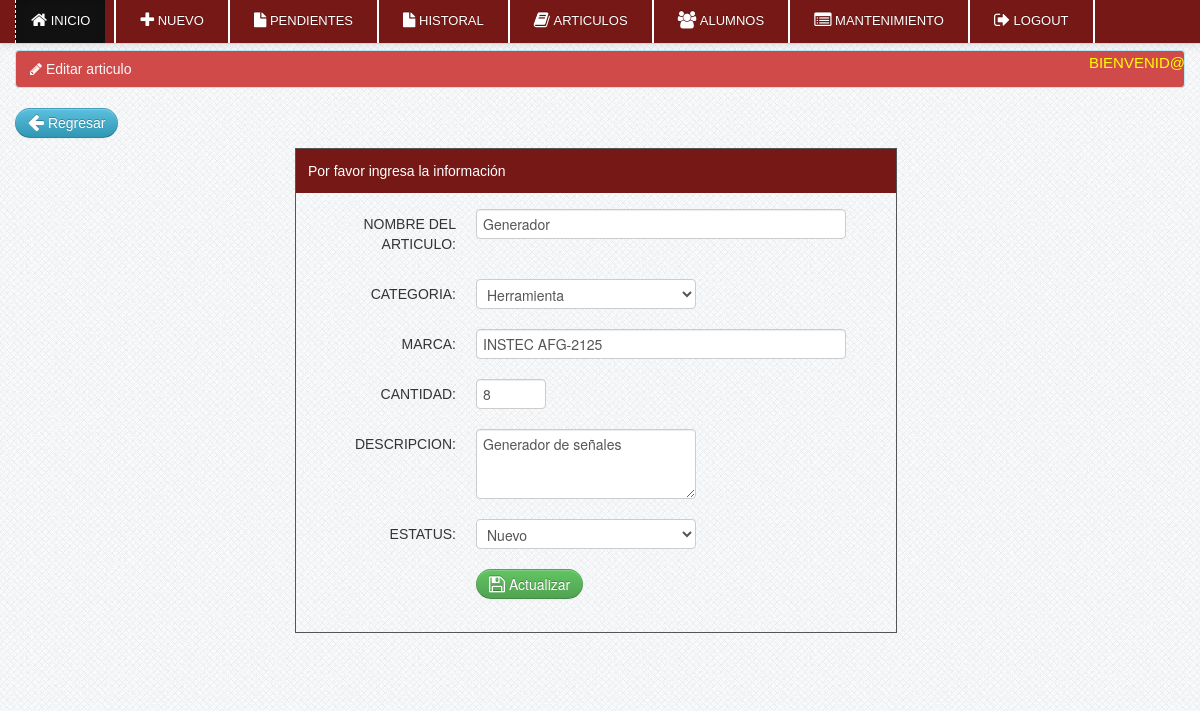
The app's page /sistema/editar_articulo.php?id=5 (signed in) with its own data.
### tables this page shows
CREATE TABLE `articulos` (
  `id_articulo` int(11) NOT NULL,
  `nombre_articulo` varchar(50) NOT NULL,
  `id_categoria` int(2) NOT NULL,
  `marca` varchar(50) NOT NULL,
  `ejemplares` int(3) NOT NULL,
  `detalle` text NOT NULL,
  `fecha_agregado` varchar(20) NOT NULL,
  `estatus` varchar(30) NOT NULL
);

CREATE TABLE `categorias` (
  `id_categoria` int(11) NOT NULL,
  `nombre_categoria` varchar(50) DEFAULT NULL
);

### sistema/editar_articulo.php (the view, shortened to what this page needs)
<?php include('header.php'); ?>
<?php include('navbar_dashboard.php'); ?>
<?php $get_id = $_GET['id']; ?>
    <div class="container">
		<div class="margin-top">
			<div class="row">
			<div class="span12">
		<?php
		$query=mysql_query("select * from articulos LEFT JOIN categorias on categorias.id_categoria  = articulos.id_categoria where id_articulo='$get_id'")or die(mysql_error());
		$row=mysql_fetch_array($query);
		$id_categoria = $row['id_categoria'];
		?>
             <div class="alert alert-info"><i class="icon-pencil"></i>&nbsp;Editar articulo</div>
			<p><a class="btn btn-info" href="articulos.php"><i class="icon-arrow-left icon-large"></i>&nbsp;Regresar</a></p>
	<div class="addstudent">
	<div class="details">Por favor ingresa la información</div>
	<form class="form-horizontal" method="POST" action="actualizar_articulo.php" enctype="multipart/form-data">
		<div class="control-group">
			<label class="control-label" for="inputEmail">Nombre del articulo:</label>
			<div class="controls">
			<input type="text" class="span4" id="inputEmail" name="nombre_articulo" value="<?php echo $row['nombre_articulo']; ?>" placeholder="Nombre del articulo" required>
			</div>
		</div>
		<div class="control-group">
			<label class="control-label" for="inputPassword">Categoria:</label>
			<div class="controls">
			<select name="id_categoria">
				<option value="<?php echo $id_categoria; ?>"><?php echo $row['nombre_categoria']; ?></option>
			</select>
			</div>
		</div>
		<div class="control-group">
			<label class="control-label" for="inputPassword">Marca:</label>
			<div class="controls">
			<input type="text" class="span4" id="inputPassword" name="marca" value="<?php echo $row['marca']; ?>" placeholder="Marca del articulo" required>
			</div>
		</div>
		<div class="control-group">
			<label class="control-label" for="inputPassword">Cantidad:</label>
			<div class="controls">
			<input class="span1" type="text" id="inputPassword" name="ejemplares" value="<?php echo $row['ejemplares']; ?>" placeholder="Cantidad" required>
			</div>
		</div>
		<div class="control-group">
			<label class="control-label" for="inputPassword">Descripcion:</label>
			<div class="controls">
                 <textarea autocomplete=off name="detalle" rows="3" cols="90" placeholder="Escribe aquí los detalles del artículo..." requerid ><?php echo $row['detalle']; ?></textarea>
			</div>
		</div>
		<div class="control-group">
			<label class="control-label" for="inputPassword" disabled>Estatus:</label>
			<div class="controls">
			<select name="estatus">
				<option selected><?php echo $row['estatus']; ?></option>
			</select>
			</div>
		</div>
		<div class="control-group">
			<div class="controls">
			<button name="submit" type="submit" class="btn btn-success"><i class="icon-save icon-large"></i>&nbsp;Actualizar</button>
			</div>
		</div>
    </form>
			</div>
			</div>
			</div>
		</div>
    </div>
<?php include('footer.php') ?>

### css/docs.css (style rules this page uses)
body { font-family:'TR Century Gothic',Helvetica,Arial,sans-serif !important; }
.btn { border-radius: 25px !important; }
.alert { text-shadow: none; }
.addstudent { border: 1px solid #555555; margin-bottom: 50px; margin-left: 280px; padding-bottom: 13px; width: 600px; }
.details { background: none repeat scroll 0 0 #751816; color: #FFFFFF; margin-bottom: 16px; padding: 12px; }
.form-horizontal .control-label { float: left; padding-top: 5px; text-align: right; width: 160px; text-transform:uppercase; }
.margin-top { margin-top:50px; }
body { background: url(../img/grid_noise.png); position: relative; }

### css/print.css (style rules this page uses)
.btn { display:none; }
.alert { display:none; }
body { font-family:arial; font-size:13px; }

### records on screen
articulos: nombre_articulo "Generador", id_categoria "Herramienta", marca "INSTEC AFG-2125", ejemplares "8", detalle "Generador de señales", estatus "Nuevo"
